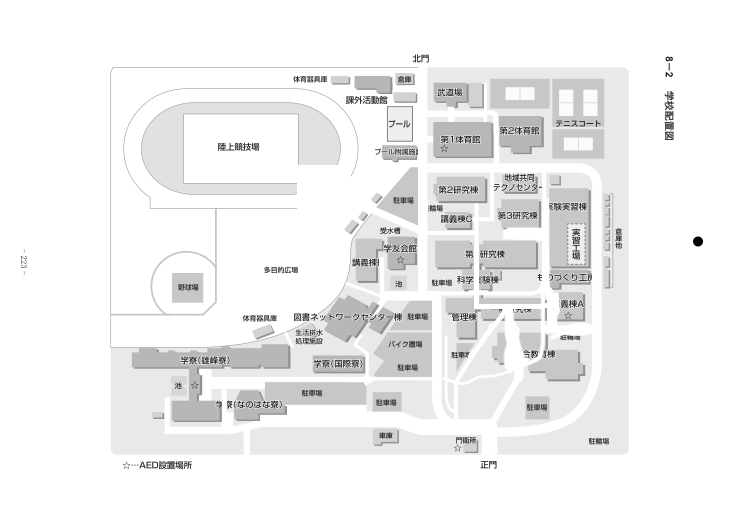
#> input picture map22.png, 744 x 524 px
$ python map_linetrace.py
#> lines starting #> are read from the running program, lines starting #| are printed output that depends on the picture; after the words box and inside, x2 and y2 are one past the last pixel; in counts of white or black regions, pixels touching at a corner belong together
#参考：
# https://qiita.com/ikngtty/items/ffef099b1d81f3bff5c2、
# https://github.com/ikngtty/solve_maze

import cv2
import numpy as np
import collections
import math
import heapq as hq
import typing
Point = collections.namedtuple("Point","y x")
Point._delta_udlr = (
    Point(-1, 0),
    Point(1, 0),
    Point(0, -1),
    Point(0, 1)
)
def _Point____add__(self, other):
    return Point(self.y + other.y,self.x + other.x)

def _Point__udlr(self):
    return [self + delta for delta in self._delta_udlr]

Point.__add__ = _Point____add__
Point.udlr = _Point__udlr

def heuristic_cost(point1:Point,point2:Point) -> float:
    return math.sqrt(pow(point1.x-point2.x,2) + pow(point1.y-point2.y,2))

def is_passable(pixel) -> bool:
    return pixel > 200

class Node:
    __slots__ = ("point","cost","heuristic_cost","parent")
    def __init__(self,point:Point,cost:int,heuristic_cost:float,parent):
        self.point = point
        self.cost = cost
        self.heuristic_cost = heuristic_cost
        self.parent = parent

    @property
    def priority_score(self):
        return self.cost + self.heuristic_cost

    @property
    def _compare_values(self):
        return (self.priority_score,self.cost,self.point)

    def __eq__(self, other):
        return self._compare_values < other._compare_values

    def __lt__(self, other):
        return self._compare_values < other._compare_values

def get_path(img,start_point:Point,goal_point:Point) -> typing.List[Point]:
    goal_node = _get_goal_node(img,start_point,goal_point)
    if goal_node is None:
        raise Exception("The goal is not found")

def _get_goal_node(img,start_point:Point,goal_point:Point) -> Node:
    def is_goal(node:Node):
        return node.point == goal_point

    start_node=Node(point=start_point,cost=0,heuristic_cost=heuristic_cost(goal_point,start_point),parent=None)
    if is_goal(start_node):
        return start_node
    shape=img.shape
    #print(is_passable(img[start_point][0]))
    open_node_map={start_node.point:start_node}
    node_hq=[start_node]
    while (len(node_hq) > 0):
        center_node = hq.heappop(node_hq)
        next_cost = center_node.cost+1
        next_nodes = [Node(point=p,
        cost=next_cost,
        heuristic_cost=heuristic_cost(goal_point,p),
        parent=center_node)
        for p in center_node.point.udlr()
            if p.y>=0
            and p.x>=0
            and p.y < shape[0]
            and p.x < shape[1]
            and open_node_map.get(p) is None
            and is_passable(img[p])]
        for node in next_nodes:
            if is_goal(node):
                return node
            open_node_map[node.point] = node
            hq.heappush(node_hq,node)
    return None

def get_path(img,start_point: Point,goal_point: Point)-> typing.List[Point]:
    goal_node = _get_goal_node(img, start_point, goal_point)
    if goal_node is None:
        raise Exception("The goal is not found.")
    path_reverse = [goal_node.point]
    parent_node = goal_node.parent
    while(parent_node is not None):
        path_reverse.append(parent_node.point)
        parent_node = parent_node.parent
    return list(reversed(path_reverse))

def draw_path_fromto(input, start_point, goal_point):
    path = get_path(input, start_point, goal_point)
    delta_square = [Point(y, x)
                    for y in range(3)
                    for x in range(3)]
    spread_path = [p + d
                for p in path
                for d in delta_square]
    output = np.ndarray.copy(input)
    for p in spread_path:
        output[p] = 150
    return output
def paint_path(input):
    output = np.ndarray(shape=input.shape + (3,))
    for iy, row in enumerate(input):
        for ix, grayscale in enumerate(row):
            if grayscale > 200:
                output[iy, ix] = [255, 255, 255]
            elif grayscale < 50:
                output[iy, ix] = [0, 0, 0]
            else:
                output[iy, ix] = [255, 0, 0]
    return output

def get_plot(start_point, goal_point):
    img1 = cv2.imread("map22.png")
    img1gray = cv2.cvtColor(img1, cv2.COLOR_BGR2GRAY)
    ret,mask=cv2.threshold(img1gray,250,255,cv2.THRESH_BINARY)
    cv2.imwrite("output-3.png", mask)
    path = get_path(mask, start_point, goal_point)
    return path[::5]

#テスト用コード。読まなくて良い
if __name__ == "__main__":
    img1 = cv2.imread("map22.png")
#> img1 is the input picture: shape (524, 744, 3); mean B, G, R 240.6, 240.6, 240.8
    img1gray = cv2.cvtColor(img1, cv2.COLOR_BGR2GRAY)
    ret,mask=cv2.threshold(img1gray,250,255,cv2.THRESH_BINARY)
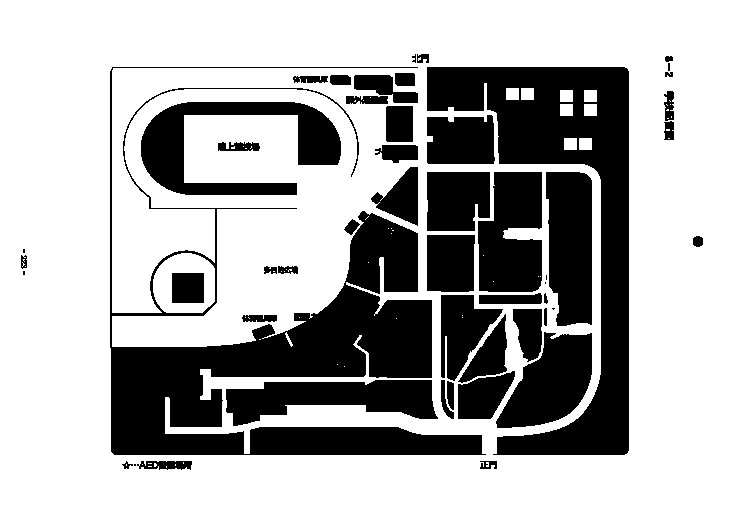
#> mask: shape (524, 744); 68.8% white; 51 black regions (7 under 20 px), largest, box (x1, y1, x2, y2) and area: (110, 67, 486, 455) 37626, (427, 67, 629, 455) 25782, (141, 102, 341, 195) 7978
    cv2.imwrite("output-3.png", mask)
    start_point = Point(230, 519)
    goal_point = Point(250,541)
    output = draw_path_fromto(mask,start_point,goal_point)
#> after the loop in _get_goal_node, `while (len(node_hq) > 0):`: open_node_map = 264646 items
#> (the run stopped early here; a loop or call above may not have finished)
